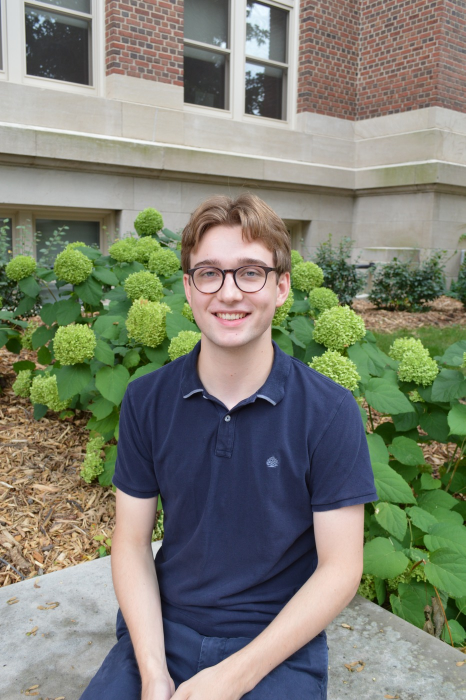
#> input picture assets/headshot-source.jpg, 931 x 1400 px (shown at 1/2 size)
$ python crop_headshot.py
#> lines starting #> are read from the running program, lines starting #| are printed output that depends on the picture
from pathlib import Path

from PIL import Image, ImageFilter, ImageOps


# Headshot crop controls.
# Coordinates are in pixels relative to assets/headshot-source.jpg.
# Increase CROP_TOP to move the crop window down; decrease it to move up.
# Decrease CROP_SIZE to zoom in; increase it to zoom out.
CROP_LEFT = 128
CROP_TOP = 280
CROP_SIZE = 674
OUTPUT_SIZES = (368, 552, 900)

ROOT = Path(__file__).resolve().parents[1]
SOURCE = ROOT / "assets" / "headshot-source.jpg"


def main() -> None:
    image = Image.open(SOURCE)
#> image is the input picture: PIL image 931x1400 RGB; mean R, G, B 125.5, 128.3, 114.4
    image = ImageOps.exif_transpose(image).convert("RGB")

    crop_box = (
        CROP_LEFT,
        CROP_TOP,
        CROP_LEFT + CROP_SIZE,
        CROP_TOP + CROP_SIZE,
    )
    cropped = image.crop(crop_box)
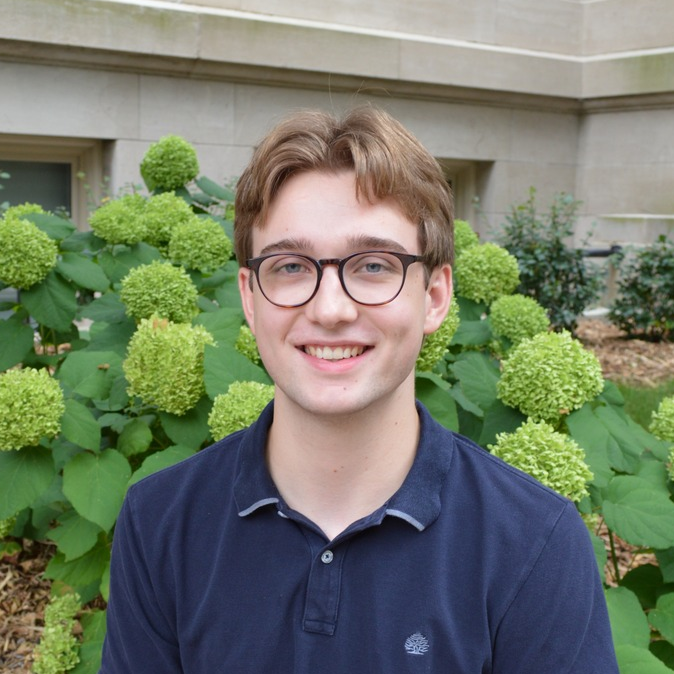
#> cropped: PIL image 674x674 RGB; mean R, G, B 116, 123, 104

    for size in OUTPUT_SIZES:
        resized = cropped.resize((size, size), Image.Resampling.LANCZOS)
        resized = resized.filter(ImageFilter.UnsharpMask(radius=0.8, percent=110, threshold=3))

        suffix = "" if size == max(OUTPUT_SIZES) else f"-{size}"
        jpeg_output = ROOT / "assets" / f"headshot{suffix}.jpg"
        webp_output = ROOT / "assets" / f"headshot{suffix}.webp"

        resized.save(jpeg_output, "JPEG", quality=95, optimize=True)
        resized.save(webp_output, "WEBP", quality=95, method=6)
#> this loop made 3 passes
#> pass 1, in main, `resized = resized.filter(ImageFilter.UnsharpMask(radius=0.8, percent=1..`:
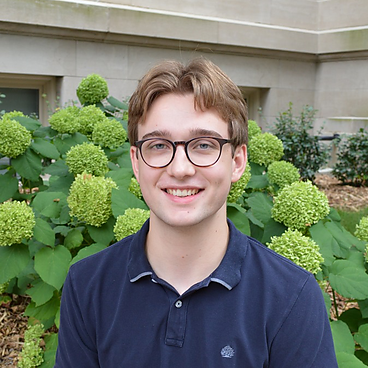
#> resized: PIL image 368x368 RGB; mean R, G, B 116, 123, 104.1


if __name__ == "__main__":
    main()

$ run again, with assets/headshot-368.jpg copied over assets/headshot-source.jpg
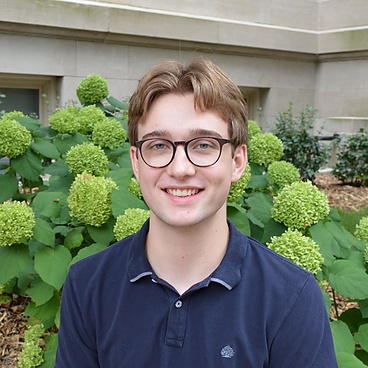
#> input picture assets/headshot-368.jpg, 368 x 368 px
#> in main, image is the input picture: PIL image 368x368 RGB; mean R, G, B 116, 123, 104.2
#> in main, `cropped = image.crop(crop_box)`:
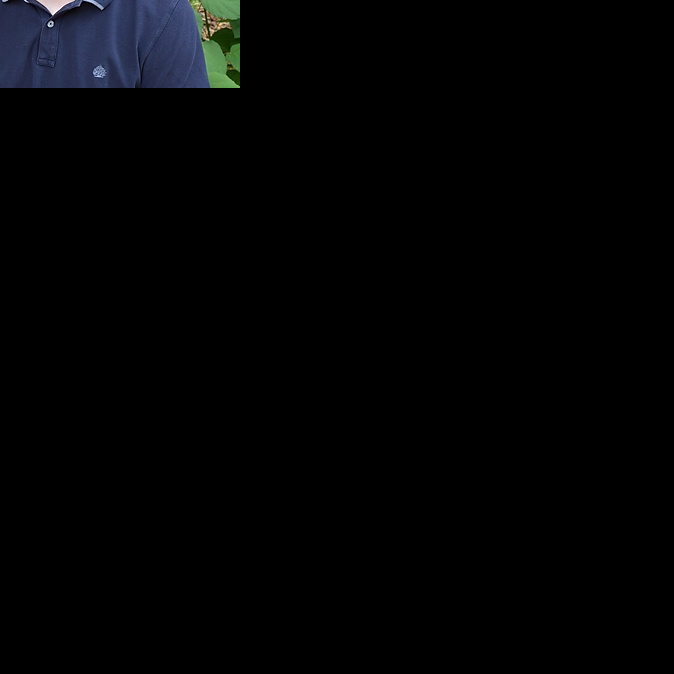
#> cropped: PIL image 674x674 RGB; mean R, G, B 2.6, 3.2, 4
